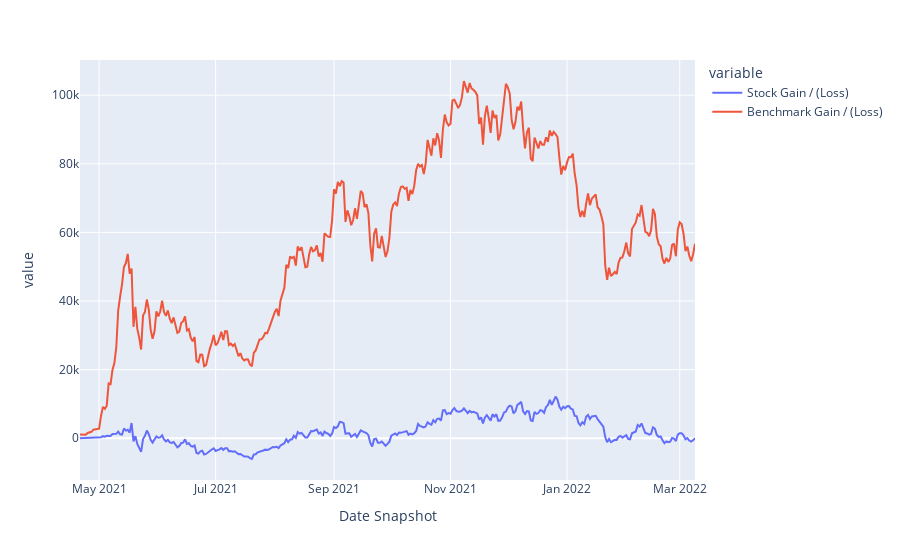
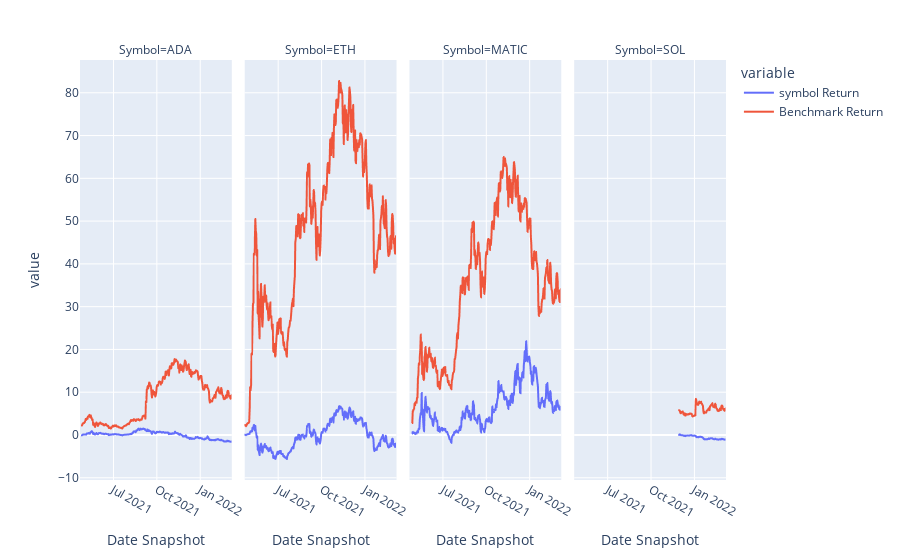

The code cell stored with these charts, in order, in its notebook:
### Code cell
t.line(combined_df, 'Stock Gain / (Loss)', 'Benchmark Gain / (Loss)')
t.line_facets(combined_df, 'symbol Return', 'Benchmark Return')

### Figure 1 — Plotly figure (JSON) as saved in the notebook; plotly's stock layout.template omitted (floating-point values rounded to 4 significant figures; data arrays with more than 128 entries replaced by an {"elided": "..."} marker saying what was removed)
{"data": [{"hovertemplate": "variable=Stock Gain / (Loss)<br>Date Snapshot=%{x}<br>value=%{y}<extra></extra>", "legendgroup": "Stock Gain / (Loss)", "line": {"color": "#636efa", "dash": "solid"}, "marker": {"symbol": "circle"}, "mode": "lines", "name": "Stock Gain / (Loss)", "orientation": "v", "showlegend": true, "type": "scatter", "x": {"elided": "323 str values"}, "xaxis": "x", "y": {"elided": "323 float values"}, "yaxis": "y"}, {"hovertemplate": "variable=Benchmark Gain / (Loss)<br>Date Snapshot=%{x}<br>value=%{y}<extra></extra>", "legendgroup": "Benchmark Gain / (Loss)", "line": {"color": "#EF553B", "dash": "solid"}, "marker": {"symbol": "circle"}, "mode": "lines", "name": "Benchmark Gain / (Loss)", "orientation": "v", "showlegend": true, "type": "scatter", "x": {"elided": "323 str values"}, "xaxis": "x", "y": {"elided": "323 float values"}, "yaxis": "y"}], "layout": {"legend": {"title": {"text": "variable"}, "tracegroupgap": 0}, "margin": {"t": 60}, "xaxis": {"anchor": "y", "domain": [0, 1], "title": {"text": "Date Snapshot"}}, "yaxis": {"anchor": "x", "domain": [0, 1], "title": {"text": "value"}}}}

### Figure 2 — Plotly figure (JSON) as saved in the notebook; plotly's stock layout.template omitted (floating-point values rounded to 4 significant figures; data arrays with more than 128 entries replaced by an {"elided": "..."} marker saying what was removed)
{"data": [{"hovertemplate": "variable=symbol Return<br>Symbol=ADA<br>Date Snapshot=%{x}<br>value=%{y}<extra></extra>", "legendgroup": "symbol Return", "line": {"color": "#636efa", "dash": "solid"}, "marker": {"symbol": "circle"}, "mode": "lines", "name": "symbol Return", "showlegend": true, "type": "scattergl", "x": {"elided": "319 str values"}, "xaxis": "x", "y": {"elided": "319 float values"}, "yaxis": "y"}, {"hovertemplate": "variable=symbol Return<br>Symbol=ETH<br>Date Snapshot=%{x}<br>value=%{y}<extra></extra>", "legendgroup": "symbol Return", "line": {"color": "#636efa", "dash": "solid"}, "marker": {"symbol": "circle"}, "mode": "lines", "name": "symbol Return", "showlegend": false, "type": "scattergl", "x": {"elided": "323 str values"}, "xaxis": "x2", "y": {"elided": "323 float values"}, "yaxis": "y2"}, {"hovertemplate": "variable=symbol Return<br>Symbol=MATIC<br>Date Snapshot=%{x}<br>value=%{y}<extra></extra>", "legendgroup": "symbol Return", "line": {"color": "#636efa", "dash": "solid"}, "marker": {"symbol": "circle"}, "mode": "lines", "name": "symbol Return", "showlegend": false, "type": "scattergl", "x": {"elided": "316 str values"}, "xaxis": "x3", "y": {"elided": "316 float values"}, "yaxis": "y3"}, {"hovertemplate": "variable=symbol Return<br>Symbol=SOL<br>Date Snapshot=%{x}<br>value=%{y}<extra></extra>", "legendgroup": "symbol Return", "line": {"color": "#636efa", "dash": "solid"}, "marker": {"symbol": "circle"}, "mode": "lines", "name": "symbol Return", "showlegend": false, "type": "scattergl", "x": ["2021-11-30T00:00:00+00:00", "2021-12-01T00:00:00+00:00", "2021-12-02T00:00:00+00:00", "2021-12-03T00:00:00+00:00", "2021-12-04T00:00:00+00:00", "2021-12-05T00:00:00+00:00", "2021-12-06T00:00:00+00:00", "2021-12-07T00:00:00+00:00", "2021-12-08T00:00:00+00:00", "2021-12-09T00:00:00+00:00", "2021-12-10T00:00:00+00:00", "2021-12-11T00:00:00+00:00", "2021-12-12T00:00:00+00:00", "2021-12-13T00:00:00+00:00", "2021-12-14T00:00:00+00:00", "2021-12-15T00:00:00+00:00", "2021-12-16T00:00:00+00:00", "2021-12-17T00:00:00+00:00", "2021-12-18T00:00:00+00:00", "2021-12-19T00:00:00+00:00", "2021-12-20T00:00:00+00:00", "2021-12-21T00:00:00+00:00", "2021-12-22T00:00:00+00:00", "2021-12-23T00:00:00+00:00", "2021-12-24T00:00:00+00:00", "2021-12-25T00:00:00+00:00", "2021-12-26T00:00:00+00:00", "2021-12-27T00:00:00+00:00", "2021-12-28T00:00:00+00:00", "2021-12-29T00:00:00+00:00", "2021-12-30T00:00:00+00:00", "2021-12-31T00:00:00+00:00", "2022-01-01T00:00:00+00:00", "2022-01-02T00:00:00+00:00", "2022-01-03T00:00:00+00:00", "2022-01-04T00:00:00+00:00", "2022-01-05T00:00:00+00:00", "2022-01-06T00:00:00+00:00", "2022-01-07T00:00:00+00:00", "2022-01-08T00:00:00+00:00", "2022-01-09T00:00:00+00:00", "2022-01-10T00:00:00+00:00", "2022-01-11T00:00:00+00:00", "2022-01-12T00:00:00+00:00", "2022-01-13T00:00:00+00:00", "2022-01-14T00:00:00+00:00", "2022-01-15T00:00:00+00:00", "2022-01-16T00:00:00+00:00", "2022-01-17T00:00:00+00:00", "2022-01-18T00:00:00+00:00", "2022-01-19T00:00:00+00:00", "2022-01-20T00:00:00+00:00", "2022-01-21T00:00:00+00:00", "2022-01-22T00:00:00+00:00", "2022-01-23T00:00:00+00:00", "2022-01-24T00:00:00+00:00", "2022-01-25T00:00:00+00:00", "2022-01-26T00:00:00+00:00", "2022-01-27T00:00:00+00:00", "2022-01-28T00:00:00+00:00", "2022-01-29T00:00:00+00:00", "2022-01-30T00:00:00+00:00", "2022-01-31T00:00:00+00:00", "2022-02-01T00:00:00+00:00", "2022-02-02T00:00:00+00:00", "2022-02-03T00:00:00+00:00", "2022-02-04T00:00:00+00:00", "2022-02-05T00:00:00+00:00", "2022-02-06T00:00:00+00:00", "2022-02-07T00:00:00+00:00", "2022-02-08T00:00:00+00:00", "2022-02-09T00:00:00+00:00", "2022-02-10T00:00:00+00:00", "2022-02-11T00:00:00+00:00", "2022-02-12T00:00:00+00:00", "2022-02-13T00:00:00+00:00", "2022-02-14T00:00:00+00:00", "2022-02-15T00:00:00+00:00", "2022-02-16T00:00:00+00:00", "2022-02-17T00:00:00+00:00", "2022-02-18T00:00:00+00:00", "2022-02-19T00:00:00+00:00", "2022-02-20T00:00:00+00:00", "2022-02-21T00:00:00+00:00", "2022-02-22T00:00:00+00:00", "2022-02-23T00:00:00+00:00", "2022-02-24T00:00:00+00:00", "2022-02-25T00:00:00+00:00", "2022-02-26T00:00:00+00:00", "2022-02-27T00:00:00+00:00", "2022-02-28T00:00:00+00:00", "2022-03-01T00:00:00+00:00", "2022-03-02T00:00:00+00:00", "2022-03-03T00:00:00+00:00", "2022-03-04T00:00:00+00:00", "2022-03-05T00:00:00+00:00", "2022-03-06T00:00:00+00:00", "2022-03-07T00:00:00+00:00", "2022-03-08T00:00:00+00:00", "2022-03-09T00:00:00+00:00"], "xaxis": "x4", "y": [0.01146, 0.115, 0.1366, 0.02525, -0.02373, -0.04697, -0.05483, -0.07146, -0.05782, -0.119, -0.1851, -0.1656, -0.1579, -0.2445, -0.2519, -0.1325, -0.1426, -0.1425, -0.1067, -0.1203, -0.1543, -0.1238, -0.134, -0.07831, -0.0771, -0.06329, -0.0397, -0.05268, -0.1387, -0.175, -0.1621, -0.1777, -0.138, -0.1483, -0.1725, -0.1826, -0.3288, -0.3772, -0.5369, -0.4712, -0.4882, -0.5375, -0.4968, -0.3839, -0.4468, -0.4395, -0.422, -0.4201, -0.5054, -0.4769, -0.541, -0.6297, -0.7972, -0.9882, -0.9299, -1.014, -0.9787, -0.9999, -1.02, -1.002, -0.9482, -0.9804, -0.9175, -0.811, -0.9016, -0.9187, -0.8059, -0.7876, -0.7732, -0.7499, -0.7878, -0.7833, -0.8657, -0.9651, -0.9701, -1.0, -0.9605, -0.8744, -0.9077, -0.9982, -1.03, -1.015, -1.021, -1.104, -1.07, -1.085, -1.029, -0.999, -1.025, -1.068, -0.9184, -0.92, -0.8961, -0.9478, -1.016, -1.0, -1.052, -1.079, -1.08, -1.029], "yaxis": "y4"}, {"hovertemplate": "variable=Benchmark Return<br>Symbol=ADA<br>Date Snapshot=%{x}<br>value=%{y}<extra></extra>", "legendgroup": "Benchmark Return", "line": {"color": "#EF553B", "dash": "solid"}, "marker": {"symbol": "circle"}, "mode": "lines", "name": "Benchmark Return", "showlegend": true, "type": "scattergl", "x": {"elided": "319 str values"}, "xaxis": "x", "y": {"elided": "319 float values"}, "yaxis": "y"}, {"hovertemplate": "variable=Benchmark Return<br>Symbol=ETH<br>Date Snapshot=%{x}<br>value=%{y}<extra></extra>", "legendgroup": "Benchmark Return", "line": {"color": "#EF553B", "dash": "solid"}, "marker": {"symbol": "circle"}, "mode": "lines", "name": "Benchmark Return", "showlegend": false, "type": "scattergl", "x": {"elided": "323 str values"}, "xaxis": "x2", "y": {"elided": "323 float values"}, "yaxis": "y2"}, {"hovertemplate": "variable=Benchmark Return<br>Symbol=MATIC<br>Date Snapshot=%{x}<br>value=%{y}<extra></extra>", "legendgroup": "Benchmark Return", "line": {"color": "#EF553B", "dash": "solid"}, "marker": {"symbol": "circle"}, "mode": "lines", "name": "Benchmark Return", "showlegend": false, "type": "scattergl", "x": {"elided": "316 str values"}, "xaxis": "x3", "y": {"elided": "316 float values"}, "yaxis": "y3"}, {"hovertemplate": "variable=Benchmark Return<br>Symbol=SOL<br>Date Snapshot=%{x}<br>value=%{y}<extra></extra>", "legendgroup": "Benchmark Return", "line": {"color": "#EF553B", "dash": "solid"}, "marker": {"symbol": "circle"}, "mode": "lines", "name": "Benchmark Return", "showlegend": false, "type": "scattergl", "x": ["2021-11-30T00:00:00+00:00", "2021-12-01T00:00:00+00:00", "2021-12-02T00:00:00+00:00", "2021-12-03T00:00:00+00:00", "2021-12-04T00:00:00+00:00", "2021-12-05T00:00:00+00:00", "2021-12-06T00:00:00+00:00", "2021-12-07T00:00:00+00:00", "2021-12-08T00:00:00+00:00", "2021-12-09T00:00:00+00:00", "2021-12-10T00:00:00+00:00", "2021-12-11T00:00:00+00:00", "2021-12-12T00:00:00+00:00", "2021-12-13T00:00:00+00:00", "2021-12-14T00:00:00+00:00", "2021-12-15T00:00:00+00:00", "2021-12-16T00:00:00+00:00", "2021-12-17T00:00:00+00:00", "2021-12-18T00:00:00+00:00", "2021-12-19T00:00:00+00:00", "2021-12-20T00:00:00+00:00", "2021-12-21T00:00:00+00:00", "2021-12-22T00:00:00+00:00", "2021-12-23T00:00:00+00:00", "2021-12-24T00:00:00+00:00", "2021-12-25T00:00:00+00:00", "2021-12-26T00:00:00+00:00", "2021-12-27T00:00:00+00:00", "2021-12-28T00:00:00+00:00", "2021-12-29T00:00:00+00:00", "2021-12-30T00:00:00+00:00", "2021-12-31T00:00:00+00:00", "2022-01-01T00:00:00+00:00", "2022-01-02T00:00:00+00:00", "2022-01-03T00:00:00+00:00", "2022-01-04T00:00:00+00:00", "2022-01-05T00:00:00+00:00", "2022-01-06T00:00:00+00:00", "2022-01-07T00:00:00+00:00", "2022-01-08T00:00:00+00:00", "2022-01-09T00:00:00+00:00", "2022-01-10T00:00:00+00:00", "2022-01-11T00:00:00+00:00", "2022-01-12T00:00:00+00:00", "2022-01-13T00:00:00+00:00", "2022-01-14T00:00:00+00:00", "2022-01-15T00:00:00+00:00", "2022-01-16T00:00:00+00:00", "2022-01-17T00:00:00+00:00", "2022-01-18T00:00:00+00:00", "2022-01-19T00:00:00+00:00", "2022-01-20T00:00:00+00:00", "2022-01-21T00:00:00+00:00", "2022-01-22T00:00:00+00:00", "2022-01-23T00:00:00+00:00", "2022-01-24T00:00:00+00:00", "2022-01-25T00:00:00+00:00", "2022-01-26T00:00:00+00:00", "2022-01-27T00:00:00+00:00", "2022-01-28T00:00:00+00:00", "2022-01-29T00:00:00+00:00", "2022-01-30T00:00:00+00:00", "2022-01-31T00:00:00+00:00", "2022-02-01T00:00:00+00:00", "2022-02-02T00:00:00+00:00", "2022-02-03T00:00:00+00:00", "2022-02-04T00:00:00+00:00", "2022-02-05T00:00:00+00:00", "2022-02-06T00:00:00+00:00", "2022-02-07T00:00:00+00:00", "2022-02-08T00:00:00+00:00", "2022-02-09T00:00:00+00:00", "2022-02-10T00:00:00+00:00", "2022-02-11T00:00:00+00:00", "2022-02-12T00:00:00+00:00", "2022-02-13T00:00:00+00:00", "2022-02-14T00:00:00+00:00", "2022-02-15T00:00:00+00:00", "2022-02-16T00:00:00+00:00", "2022-02-17T00:00:00+00:00", "2022-02-18T00:00:00+00:00", "2022-02-19T00:00:00+00:00", "2022-02-20T00:00:00+00:00", "2022-02-21T00:00:00+00:00", "2022-02-22T00:00:00+00:00", "2022-02-23T00:00:00+00:00", "2022-02-24T00:00:00+00:00", "2022-02-25T00:00:00+00:00", "2022-02-26T00:00:00+00:00", "2022-02-27T00:00:00+00:00", "2022-02-28T00:00:00+00:00", "2022-03-01T00:00:00+00:00", "2022-03-02T00:00:00+00:00", "2022-03-03T00:00:00+00:00", "2022-03-04T00:00:00+00:00", "2022-03-05T00:00:00+00:00", "2022-03-06T00:00:00+00:00", "2022-03-07T00:00:00+00:00", "2022-03-08T00:00:00+00:00", "2022-03-09T00:00:00+00:00"], "xaxis": "x4", "y": [5.803, 5.744, 5.641, 5.208, 5.06, 5.181, 5.429, 5.371, 5.513, 5.071, 4.747, 5.007, 5.084, 4.582, 4.537, 4.923, 4.819, 4.744, 4.865, 4.807, 4.805, 4.928, 4.851, 5.038, 4.95, 5.017, 4.978, 4.931, 4.591, 4.316, 4.459, 4.389, 4.516, 4.604, 4.539, 4.596, 8.448, 8.071, 7.355, 7.059, 7.258, 7.058, 7.483, 7.812, 7.437, 7.652, 7.711, 7.779, 7.371, 7.296, 7.084, 6.83, 5.505, 5.057, 5.44, 5.173, 5.232, 5.308, 5.237, 5.604, 5.753, 5.77, 5.969, 6.244, 5.903, 5.798, 6.674, 6.764, 6.885, 7.142, 7.101, 7.441, 6.977, 6.584, 6.555, 6.445, 6.636, 7.321, 7.154, 6.44, 6.19, 6.125, 5.731, 5.575, 5.755, 5.626, 5.728, 6.162, 6.212, 5.805, 6.665, 6.888, 6.837, 6.526, 5.97, 6.117, 5.821, 5.651, 5.87, 6.205], "yaxis": "y4"}], "layout": {"annotations": [{"showarrow": false, "text": "Symbol=ADA", "x": 0.1175, "xanchor": "center", "xref": "paper", "y": 1, "yanchor": "bottom", "yref": "paper"}, {"showarrow": false, "text": "Symbol=ETH", "x": 0.3725, "xanchor": "center", "xref": "paper", "y": 1, "yanchor": "bottom", "yref": "paper"}, {"showarrow": false, "text": "Symbol=MATIC", "x": 0.6275, "xanchor": "center", "xref": "paper", "y": 1, "yanchor": "bottom", "yref": "paper"}, {"showarrow": false, "text": "Symbol=SOL", "x": 0.8825, "xanchor": "center", "xref": "paper", "y": 1, "yanchor": "bottom", "yref": "paper"}], "legend": {"title": {"text": "variable"}, "tracegroupgap": 0}, "margin": {"t": 60}, "xaxis": {"anchor": "y", "domain": [0, 0.235], "title": {"text": "Date Snapshot"}}, "xaxis2": {"anchor": "y2", "domain": [0.255, 0.49], "matches": "x", "title": {"text": "Date Snapshot"}}, "xaxis3": {"anchor": "y3", "domain": [0.51, 0.745], "matches": "x", "title": {"text": "Date Snapshot"}}, "xaxis4": {"anchor": "y4", "domain": [0.765, 1.0], "matches": "x", "title": {"text": "Date Snapshot"}}, "yaxis": {"anchor": "x", "domain": [0, 1], "title": {"text": "value"}}, "yaxis2": {"anchor": "x2", "domain": [0, 1], "matches": "y", "showticklabels": false}, "yaxis3": {"anchor": "x3", "domain": [0, 1], "matches": "y", "showticklabels": false}, "yaxis4": {"anchor": "x4", "domain": [0, 1], "matches": "y", "showticklabels": false}}}
